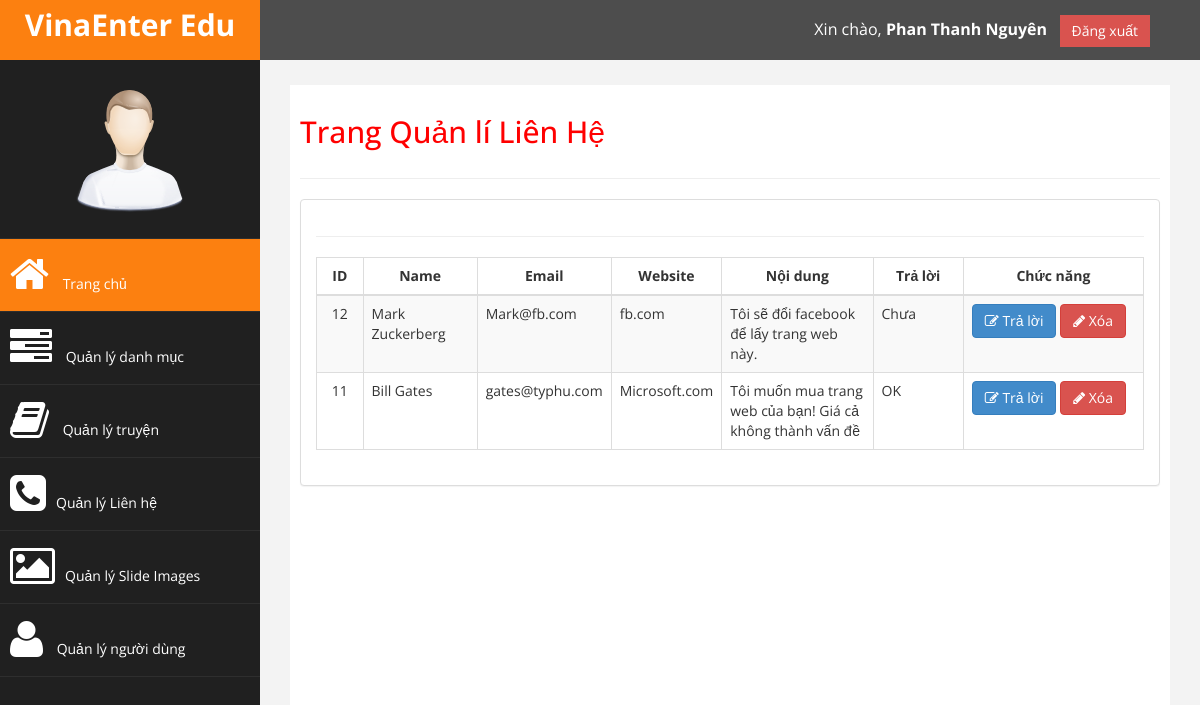
Page /admin/lienhe/index.php (signed in) on the committed database.
### tables this page shows
CREATE TABLE `contact` (
  `contact_id` int(255) NOT NULL,
  `name` varchar(100) NOT NULL,
  `email` varchar(100) NOT NULL,
  `website` varchar(100) NOT NULL,
  `content` text NOT NULL,
  `traloi` int(2) NOT NULL
);

### admin/lienhe/index.php (the view, shortened to what this page needs)
<?php require_once $_SERVER['DOCUMENT_ROOT']. '/templates/admin/inc/header.php'; ?>
<?php require_once $_SERVER['DOCUMENT_ROOT']. '/templates/admin/inc/leftbar.php'; ?>
<div id="page-wrapper">
    <div id="page-inner">
        <div class="row">
            <div class="col-md-12">
                 <h2>Trang Quản lí Liên Hệ</h2>
            </div>
        </div>
        <hr />
        <div class="row">
            <div class="col-md-12">
                <div class="panel panel-default">
                    <div class="panel-body">
                        <div class="table-responsive">
                            <div class="row">
                                <div class="col-sm-6">
                                </div>
                            </div>
                            <hr>
                            <table class="table table-striped table-bordered table-hover" id="dataTables-example">
                                <thead>
                                    <tr>
                                        <th width="50px">ID</th>
                                        <th width="120px">Name</th>
                                        <th width="80px">Email</th>
                                        <th width="80px">Website</th>
                                        <th width="170px">Nội dung</th>
                                        <th width="100px">Trả lời</th>
                                        <th width="200px">Chức năng</th>
                                    </tr>
                                </thead>
                                <tbody>
                                    <?php
                                        $sql = "SELECT * FROM contact ORDER BY traloi ASC";
                                        $query = $conn->query($sql);
                                        $link = $query->num_rows ;
                                        if($link > 0){
                                            $i=0;
                                            while ($arContact = mysqli_fetch_assoc($query)) {
                                                if ($i % 2 == 0) { $cl = "even"; } else { $cl = "odd"; }
                                                $id         = $arContact['contact_id'] ;
                                                $name       = $arContact['name'] ;
                                                $email      = $arContact['email'] ;
                                                $website    = $arContact['website'] ;
                                                $noidung    = $arContact['content'] ;
                                                $traloi    = $arContact['traloi'] ;
                                                $urldel    = "/admin/lienhe/delete.php?id={$id}";
                                                $urlTraloi = "/admin/lienhe/traloi.php?p=lienhe&id={$id}";
                                       ?>
                                        <tr class="<?php echo $cl?> gradeX">
                                            <td style="text-align: center;"><?php echo $id ?></td>
                                            <td><?php echo $name ?></td>
                                            <td><?php echo $email ?></td>
                                            <td><?php echo $website ?></td>
                                            <td><?php echo $noidung ?></td>
                                            <td><?php if($traloi == 1) echo "OK" ; else echo "Chưa"; ?></td>
                                            <td class="center">
                                                <a href="<?php echo $urlTraloi ?>" title="" class="btn btn-primary"><i class="fa fa-edit "></i> Trả lời</a>
                                                <a href="<?php echo $urldel ?>" title="" onclick="return confirm('Bạn có chắc muốn xóa!!')" class="btn btn-danger"><i class="fa fa-pencil"></i> Xóa</a>
                                            </td>
                                        </tr>
                                       <?php
                                            }
                                        }
                                        ?>
                                </tbody>
                            </table>
                        </div>
                    </div>
                </div>
            </div>
        </div>
    </div>
</div>
<?php require_once $_SERVER['DOCUMENT_ROOT']. '/templates/admin/inc/footer.php'; ?>

### templates/admin/css/custom.css (style rules this page uses)
body { font-family: 'Open Sans', sans-serif; }
table th { text-align: center; }
#page-wrapper { padding: 15px 15px; min-height: 600px; background:#F3F3F3; }
#page-inner { width:100%; margin:10px 20px 10px 0px; background-color:#fff!important; padding:10px; min-height:1200px; }
h2 { color: #f00; }
@media (min-width:768px) { #page-wrapper { margin: 0 0 0 260px; padding: 15px 30px; min-height: 1200px; } }

### rows in the picture
contact: contact_id "12", name "Mark Zuckerberg", email "Mark@fb.com", website "fb.com", content "Tôi sẽ đổi facebook để lấy trang web này.", traloi "Chưa"
contact: contact_id "11", name "Bill Gates", email "gates@typhu.com", website "Microsoft.com", content "Tôi muốn mua trang web của bạn! Giá cả không thành vấn đề", traloi "OK"

### other values in the picture
$arUserLogin['fullname'] "Phan Thanh Nguyên"
